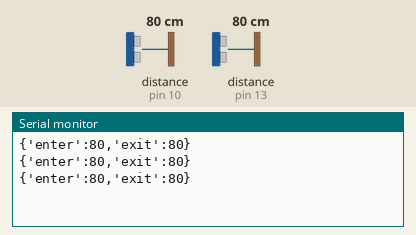
Recording of a sketch running on a simulated Arduino Uno, built with avr-gcc and run on an emulated ATmega328P. On the bench: the last lines printed to the serial monitor. Wiring (inferred from the names in the program): 2 × ultrasonic range finder: trigger pin 9, echo pin 10 / trigger pin 12, echo pin 13. Inputs (shaded band) come from the test bench; at power-on: distance to the obstacle (sensors on pin 10, pin 13) 80 cm. The echo pulse lasts 58.3 µs per cm.

Above: at 1.8 s.
1.9 s: distance to the obstacle (sensor on pin 10) set to 2 cm
At 2.5 s:
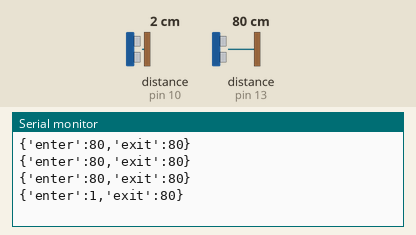
3.4 s: distance to the obstacle (sensor on pin 13) set to 2 cm
At 4.0 s:
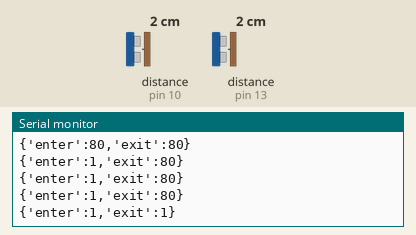
4.9 s: distance to the obstacle (sensor on pin 10) set to 4 cm
At 5.5 s:
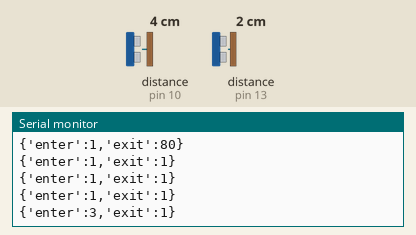
6.4 s: distance to the obstacle (sensor on pin 13) set to 4 cm
At 7.0 s:
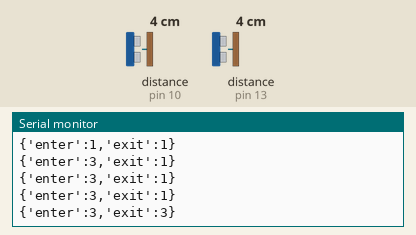
Timing chart, 0 to 8.9 s (numbered marks = the images above; inputs shaded):
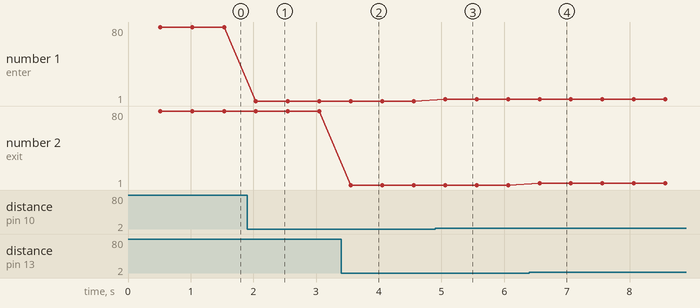

Measured:
- after the input at 1.9 s, the serial monitor: prints a new line after 0.14 s (image 1)
- after the input at 3.4 s, the serial monitor: prints a new line after 0.15 s (image 2)
- after the input at 4.9 s, the serial monitor: prints a new line after 0.16 s (image 3)
- after the input at 6.4 s, the serial monitor: prints a new line after 0.16 s (image 4)
- plotted number 1: 80 → 1 after the input at 1.9 s, 1 → 3 after the input at 4.9 s

The sketch:

Simple_distance_measurement2.ino.ino
```cpp
// defines pins numbers
const int trigPin = 9;
const int echoPin = 10;

const int trigPin2 = 12;
const int echoPin2 = 13;
// defines variables
long duration;
int distance;

long duration2;
int distance2;
void setup() {
pinMode(trigPin, OUTPUT); // Sets the trigPin as an Output
pinMode(echoPin, INPUT); // Sets the echoPin as an Input

pinMode(trigPin2, OUTPUT); // Sets the trigPin as an Output
pinMode(echoPin2, INPUT); // Sets the echoPin as an Input
Serial.begin(9600); // Starts the serial communication
}
void loop() {
  delay(500);
// Clears the trigPin
digitalWrite(trigPin2, LOW);
delayMicroseconds(2);
// Sets the trigPin on HIGH state for 10 micro seconds
digitalWrite(trigPin2, HIGH);
delayMicroseconds(10);
digitalWrite(trigPin2, LOW);
// Reads the echoPin, returns the sound wave travel time in microseconds
duration2 = pulseIn(echoPin2, HIGH);
// Calculating the distance
distance2= duration2/29/2;
// Prints the distance on the Serial Monitor

// Clears the trigPin
digitalWrite(trigPin, LOW);
delayMicroseconds(2);
// Sets the trigPin on HIGH state for 10 micro seconds
digitalWrite(trigPin, HIGH);
delayMicroseconds(10);
digitalWrite(trigPin, LOW);
// Reads the echoPin, returns the sound wave travel time in microseconds
duration = pulseIn(echoPin, HIGH);
// Calculating the distance
distance= duration/29/2;
// Prints the distance on the Serial Monitor
Serial.println("{'enter':"+ String(distance) +",'exit':"+ String(distance2) +"}");
}
```
